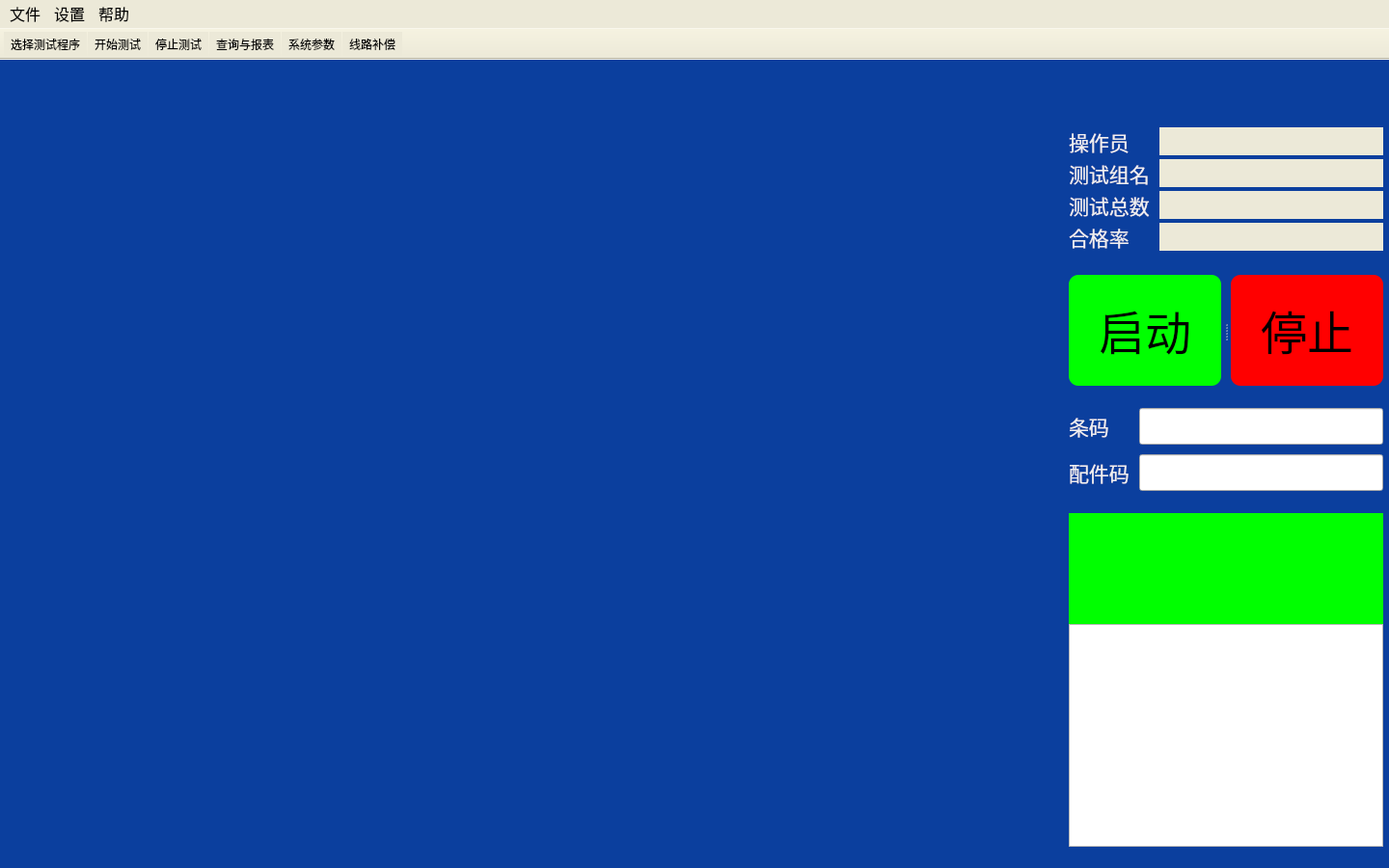
<?xml version="1.0" encoding="UTF-8"?>
<ui version="4.0">
 <class>MainWindow</class>
 <widget class="QMainWindow" name="MainWindow">
  <property name="geometry">
   <rect>
    <x>0</x>
    <y>0</y>
    <width>1440</width>
    <height>900</height>
   </rect>
  </property>
  <property name="sizePolicy">
   <sizepolicy hsizetype="Expanding" vsizetype="Expanding">
    <horstretch>0</horstretch>
    <verstretch>0</verstretch>
   </sizepolicy>
  </property>
  <property name="windowTitle">
   <string>安全性能综合测试系统 V1.0.18 2018-07-10</string>
  </property>
  <property name="windowIcon">
   <iconset>
    <normaloff>ICO/SNOW.ICO</normaloff>ICO/SNOW.ICO</iconset>
  </property>
  <property name="styleSheet">
   <string notr="true">QMainWindow
{
background-color: rgb(11,63,158);
}
QHBoxLayout
{
border:1px;
}
QListView
{
background-color:transparent;
}</string>
  </property>
  <widget class="QWidget" name="centralwidget">
   <property name="sizePolicy">
    <sizepolicy hsizetype="Expanding" vsizetype="Expanding">
     <horstretch>0</horstretch>
     <verstretch>0</verstretch>
    </sizepolicy>
   </property>
   <layout class="QVBoxLayout" name="verticalLayout_3">
    <property name="spacing">
     <number>0</number>
    </property>
    <property name="leftMargin">
     <number>0</number>
    </property>
    <property name="topMargin">
     <number>0</number>
    </property>
    <property name="rightMargin">
     <number>0</number>
    </property>
    <property name="bottomMargin">
     <number>0</number>
    </property>
    <item>
     <layout class="QVBoxLayout" name="verticalLayout" stretch="0,0">
      <property name="spacing">
       <number>0</number>
      </property>
      <item>
       <layout class="QHBoxLayout" name="horizontalLayout_2" stretch="10,3">
        <property name="spacing">
         <number>20</number>
        </property>
        <property name="leftMargin">
         <number>0</number>
        </property>
        <property name="rightMargin">
         <number>6</number>
        </property>
        <item>
         <widget class="QListView" name="listView">
          <property name="focusPolicy">
           <enum>Qt::StrongFocus</enum>
          </property>
          <property name="frameShape">
           <enum>QFrame::NoFrame</enum>
          </property>
          <property name="verticalScrollBarPolicy">
           <enum>Qt::ScrollBarAlwaysOff</enum>
          </property>
          <property name="horizontalScrollBarPolicy">
           <enum>Qt::ScrollBarAlwaysOff</enum>
          </property>
          <property name="sizeAdjustPolicy">
           <enum>QAbstractScrollArea::AdjustToContents</enum>
          </property>
          <property name="selectionMode">
           <enum>QAbstractItemView::NoSelection</enum>
          </property>
          <property name="resizeMode">
           <enum>QListView::Adjust</enum>
          </property>
          <property name="layoutMode">
           <enum>QListView::Batched</enum>
          </property>
         </widget>
        </item>
        <item>
         <layout class="QVBoxLayout" name="verticalLayout_59" stretch="1,1,1,1,1,5,1,1,1,15">
          <property name="spacing">
           <number>0</number>
          </property>
          <item>
           <spacer name="verticalSpacer_5">
            <property name="orientation">
             <enum>Qt::Vertical</enum>
            </property>
            <property name="sizeHint" stdset="0">
             <size>
              <width>20</width>
              <height>40</height>
             </size>
            </property>
           </spacer>
          </item>
          <item>
           <widget class="QLabel" name="label">
            <property name="enabled">
             <bool>true</bool>
            </property>
            <property name="sizePolicy">
             <sizepolicy hsizetype="Expanding" vsizetype="Expanding">
              <horstretch>36</horstretch>
              <verstretch>15</verstretch>
             </sizepolicy>
            </property>
            <property name="text">
             <string/>
            </property>
            <property name="pixmap">
             <pixmap resource="image.qrc">:/resource/logo_透明4.png</pixmap>
            </property>
            <property name="scaledContents">
             <bool>true</bool>
            </property>
           </widget>
          </item>
          <item>
           <spacer name="verticalSpacer">
            <property name="orientation">
             <enum>Qt::Vertical</enum>
            </property>
            <property name="sizeHint" stdset="0">
             <size>
              <width>20</width>
              <height>40</height>
             </size>
            </property>
           </spacer>
          </item>
          <item>
           <layout class="QGridLayout" name="gridLayout" columnstretch="1,10">
            <property name="horizontalSpacing">
             <number>10</number>
            </property>
            <property name="verticalSpacing">
             <number>1</number>
            </property>
            <item row="3" column="1">
             <widget class="QLabel" name="label_25">
              <property name="sizePolicy">
               <sizepolicy hsizetype="Expanding" vsizetype="Fixed">
                <horstretch>0</horstretch>
                <verstretch>0</verstretch>
               </sizepolicy>
              </property>
              <property name="font">
               <font>
                <family>微软雅黑</family>
                <pointsize>16</pointsize>
               </font>
              </property>
              <property name="styleSheet">
               <string notr="true">background-color: rgb(236, 233, 216);</string>
              </property>
              <property name="text">
               <string/>
              </property>
              <property name="alignment">
               <set>Qt::AlignCenter</set>
              </property>
             </widget>
            </item>
            <item row="1" column="0">
             <widget class="QLabel" name="label_7">
              <property name="sizePolicy">
               <sizepolicy hsizetype="Expanding" vsizetype="Fixed">
                <horstretch>0</horstretch>
                <verstretch>0</verstretch>
               </sizepolicy>
              </property>
              <property name="font">
               <font>
                <family>微软雅黑</family>
                <pointsize>16</pointsize>
               </font>
              </property>
              <property name="styleSheet">
               <string notr="true">color:rgb(239, 239, 241);</string>
              </property>
              <property name="text">
               <string>测试组名</string>
              </property>
             </widget>
            </item>
            <item row="0" column="0">
             <widget class="QLabel" name="label_5">
              <property name="sizePolicy">
               <sizepolicy hsizetype="Expanding" vsizetype="Fixed">
                <horstretch>0</horstretch>
                <verstretch>0</verstretch>
               </sizepolicy>
              </property>
              <property name="font">
               <font>
                <family>微软雅黑</family>
                <pointsize>16</pointsize>
               </font>
              </property>
              <property name="styleSheet">
               <string notr="true">color:rgb(239, 239, 241);</string>
              </property>
              <property name="text">
               <string>操作员</string>
              </property>
             </widget>
            </item>
            <item row="1" column="1">
             <widget class="QLabel" name="label_20">
              <property name="sizePolicy">
               <sizepolicy hsizetype="Expanding" vsizetype="Fixed">
                <horstretch>0</horstretch>
                <verstretch>0</verstretch>
               </sizepolicy>
              </property>
              <property name="font">
               <font>
                <family>微软雅黑</family>
                <pointsize>16</pointsize>
               </font>
              </property>
              <property name="styleSheet">
               <string notr="true">background-color: rgb(236, 233, 216);</string>
              </property>
              <property name="text">
               <string/>
              </property>
              <property name="alignment">
               <set>Qt::AlignCenter</set>
              </property>
             </widget>
            </item>
            <item row="2" column="0">
             <widget class="QLabel" name="label_15">
              <property name="sizePolicy">
               <sizepolicy hsizetype="Expanding" vsizetype="Fixed">
                <horstretch>0</horstretch>
                <verstretch>0</verstretch>
               </sizepolicy>
              </property>
              <property name="font">
               <font>
                <family>微软雅黑</family>
                <pointsize>16</pointsize>
               </font>
              </property>
              <property name="styleSheet">
               <string notr="true">color:rgb(239, 239, 241);</string>
              </property>
              <property name="text">
               <string>测试总数</string>
              </property>
             </widget>
            </item>
            <item row="0" column="1">
             <widget class="QLabel" name="label_18">
              <property name="sizePolicy">
               <sizepolicy hsizetype="Expanding" vsizetype="Fixed">
                <horstretch>0</horstretch>
                <verstretch>0</verstretch>
               </sizepolicy>
              </property>
              <property name="font">
               <font>
                <family>微软雅黑</family>
                <pointsize>16</pointsize>
               </font>
              </property>
              <property name="styleSheet">
               <string notr="true">background-color: rgb(236, 233, 216);</string>
              </property>
              <property name="text">
               <string/>
              </property>
              <property name="alignment">
               <set>Qt::AlignCenter</set>
              </property>
             </widget>
            </item>
            <item row="2" column="1">
             <widget class="QLabel" name="label_21">
              <property name="sizePolicy">
               <sizepolicy hsizetype="Expanding" vsizetype="Fixed">
                <horstretch>0</horstretch>
                <verstretch>0</verstretch>
               </sizepolicy>
              </property>
              <property name="font">
               <font>
                <family>微软雅黑</family>
                <pointsize>16</pointsize>
               </font>
              </property>
              <property name="styleSheet">
               <string notr="true">background-color: rgb(236, 233, 216);</string>
              </property>
              <property name="text">
               <string/>
              </property>
              <property name="alignment">
               <set>Qt::AlignCenter</set>
              </property>
             </widget>
            </item>
            <item row="3" column="0">
             <widget class="QLabel" name="label_16">
              <property name="sizePolicy">
               <sizepolicy hsizetype="Expanding" vsizetype="Fixed">
                <horstretch>0</horstretch>
                <verstretch>0</verstretch>
               </sizepolicy>
              </property>
              <property name="font">
               <font>
                <family>微软雅黑</family>
                <pointsize>16</pointsize>
               </font>
              </property>
              <property name="styleSheet">
               <string notr="true">color:rgb(239, 239, 241);</string>
              </property>
              <property name="text">
               <string>合格率</string>
              </property>
             </widget>
            </item>
           </layout>
          </item>
          <item>
           <spacer name="verticalSpacer_2">
            <property name="orientation">
             <enum>Qt::Vertical</enum>
            </property>
            <property name="sizeHint" stdset="0">
             <size>
              <width>20</width>
              <height>40</height>
             </size>
            </property>
           </spacer>
          </item>
          <item>
           <widget class="QSplitter" name="splitter">
            <property name="enabled">
             <bool>true</bool>
            </property>
            <property name="sizePolicy">
             <sizepolicy hsizetype="Preferred" vsizetype="Preferred">
              <horstretch>0</horstretch>
              <verstretch>0</verstretch>
             </sizepolicy>
            </property>
            <property name="styleSheet">
             <string notr="true">background-color: rgb(11,63,158);
</string>
            </property>
            <property name="orientation">
             <enum>Qt::Horizontal</enum>
            </property>
            <property name="opaqueResize">
             <bool>true</bool>
            </property>
            <property name="handleWidth">
             <number>10</number>
            </property>
            <widget class="QToolButton" name="toolButton">
             <property name="sizePolicy">
              <sizepolicy hsizetype="Expanding" vsizetype="Expanding">
               <horstretch>0</horstretch>
               <verstretch>0</verstretch>
              </sizepolicy>
             </property>
             <property name="font">
              <font>
               <family>微软雅黑</family>
               <pointsize>36</pointsize>
              </font>
             </property>
             <property name="styleSheet">
              <string notr="true">background-color: rgb(0, 255, 0);;
border-radius:10px;</string>
             </property>
             <property name="text">
              <string>启动</string>
             </property>
            </widget>
            <widget class="QToolButton" name="toolButton_2">
             <property name="sizePolicy">
              <sizepolicy hsizetype="Expanding" vsizetype="Expanding">
               <horstretch>0</horstretch>
               <verstretch>0</verstretch>
              </sizepolicy>
             </property>
             <property name="font">
              <font>
               <family>微软雅黑</family>
               <pointsize>36</pointsize>
              </font>
             </property>
             <property name="styleSheet">
              <string notr="true">background-color: rgb(255, 0, 0);
border-radius:10px;</string>
             </property>
             <property name="text">
              <string>停止</string>
             </property>
            </widget>
           </widget>
          </item>
          <item>
           <spacer name="verticalSpacer_3">
            <property name="orientation">
             <enum>Qt::Vertical</enum>
            </property>
            <property name="sizeHint" stdset="0">
             <size>
              <width>20</width>
              <height>40</height>
             </size>
            </property>
           </spacer>
          </item>
          <item>
           <layout class="QGridLayout" name="gridLayout_2">
            <property name="spacing">
             <number>10</number>
            </property>
            <item row="1" column="0">
             <widget class="QLabel" name="label_4">
              <property name="sizePolicy">
               <sizepolicy hsizetype="Preferred" vsizetype="Fixed">
                <horstretch>0</horstretch>
                <verstretch>0</verstretch>
               </sizepolicy>
              </property>
              <property name="font">
               <font>
                <family>微软雅黑</family>
                <pointsize>16</pointsize>
               </font>
              </property>
              <property name="styleSheet">
               <string notr="true">color:rgb(239, 239, 241);</string>
              </property>
              <property name="text">
               <string>配件码</string>
              </property>
             </widget>
            </item>
            <item row="1" column="1">
             <widget class="QLineEdit" name="lineEdit_2">
              <property name="enabled">
               <bool>true</bool>
              </property>
              <property name="sizePolicy">
               <sizepolicy hsizetype="Expanding" vsizetype="Fixed">
                <horstretch>0</horstretch>
                <verstretch>0</verstretch>
               </sizepolicy>
              </property>
              <property name="font">
               <font>
                <family>微软雅黑</family>
                <pointsize>16</pointsize>
               </font>
              </property>
              <property name="styleSheet">
               <string notr="true"/>
              </property>
             </widget>
            </item>
            <item row="0" column="0">
             <widget class="QLabel" name="label_3">
              <property name="sizePolicy">
               <sizepolicy hsizetype="Preferred" vsizetype="Fixed">
                <horstretch>0</horstretch>
                <verstretch>0</verstretch>
               </sizepolicy>
              </property>
              <property name="font">
               <font>
                <family>微软雅黑</family>
                <pointsize>16</pointsize>
               </font>
              </property>
              <property name="styleSheet">
               <string notr="true">color:rgb(239, 239, 241);</string>
              </property>
              <property name="text">
               <string>条码</string>
              </property>
             </widget>
            </item>
            <item row="0" column="1">
             <widget class="QLineEdit" name="lineEdit">
              <property name="sizePolicy">
               <sizepolicy hsizetype="Expanding" vsizetype="Fixed">
                <horstretch>0</horstretch>
                <verstretch>0</verstretch>
               </sizepolicy>
              </property>
              <property name="font">
               <font>
                <family>微软雅黑</family>
                <pointsize>16</pointsize>
               </font>
              </property>
              <property name="styleSheet">
               <string notr="true"/>
              </property>
             </widget>
            </item>
           </layout>
          </item>
          <item>
           <spacer name="verticalSpacer_4">
            <property name="orientation">
             <enum>Qt::Vertical</enum>
            </property>
            <property name="sizeHint" stdset="0">
             <size>
              <width>13</width>
              <height>40</height>
             </size>
            </property>
           </spacer>
          </item>
          <item>
           <layout class="QVBoxLayout" name="verticalLayout_2" stretch="1,2">
            <item>
             <widget class="QLabel" name="label_17">
              <property name="sizePolicy">
               <sizepolicy hsizetype="Expanding" vsizetype="Expanding">
                <horstretch>0</horstretch>
                <verstretch>0</verstretch>
               </sizepolicy>
              </property>
              <property name="font">
               <font>
                <pointsize>70</pointsize>
               </font>
              </property>
              <property name="styleSheet">
               <string notr="true">background-color: rgb(0, 255, 0);</string>
              </property>
              <property name="text">
               <string/>
              </property>
              <property name="alignment">
               <set>Qt::AlignCenter</set>
              </property>
             </widget>
            </item>
            <item>
             <widget class="QtCharts::QChartView" name="graphicsView"/>
            </item>
           </layout>
          </item>
         </layout>
        </item>
       </layout>
      </item>
      <item>
       <widget class="QFrame" name="frame">
        <property name="styleSheet">
         <string notr="true">QFrame
{
border:0px;
}</string>
        </property>
        <property name="frameShape">
         <enum>QFrame::Panel</enum>
        </property>
        <property name="frameShadow">
         <enum>QFrame::Raised</enum>
        </property>
        <layout class="QHBoxLayout" name="horizontalLayout">
         <property name="spacing">
          <number>6</number>
         </property>
         <property name="leftMargin">
          <number>10</number>
         </property>
         <property name="topMargin">
          <number>0</number>
         </property>
         <property name="rightMargin">
          <number>0</number>
         </property>
         <property name="bottomMargin">
          <number>0</number>
         </property>
         <item>
          <widget class="QLabel" name="label_2">
           <property name="font">
            <font>
             <family>微软雅黑</family>
             <pointsize>12</pointsize>
            </font>
           </property>
           <property name="styleSheet">
            <string notr="true">color:rgb(239, 239, 241);</string>
           </property>
           <property name="text">
            <string/>
           </property>
           <property name="alignment">
            <set>Qt::AlignCenter</set>
           </property>
          </widget>
         </item>
         <item>
          <widget class="QLabel" name="label_6">
           <property name="font">
            <font>
             <family>微软雅黑</family>
             <pointsize>12</pointsize>
            </font>
           </property>
           <property name="styleSheet">
            <string notr="true">color:rgb(239, 239, 241);</string>
           </property>
           <property name="text">
            <string/>
           </property>
           <property name="alignment">
            <set>Qt::AlignCenter</set>
           </property>
          </widget>
         </item>
         <item>
          <widget class="QLabel" name="label_8">
           <property name="font">
            <font>
             <family>微软雅黑</family>
             <pointsize>12</pointsize>
            </font>
           </property>
           <property name="styleSheet">
            <string notr="true">color:rgb(239, 239, 241);</string>
           </property>
           <property name="text">
            <string/>
           </property>
           <property name="alignment">
            <set>Qt::AlignCenter</set>
           </property>
          </widget>
         </item>
        </layout>
       </widget>
      </item>
     </layout>
    </item>
   </layout>
  </widget>
  <widget class="QToolBar" name="toolBar">
   <property name="windowTitle">
    <string>toolBar</string>
   </property>
   <property name="layoutDirection">
    <enum>Qt::LeftToRight</enum>
   </property>
   <property name="autoFillBackground">
    <bool>false</bool>
   </property>
   <property name="styleSheet">
    <string notr="true">background-color:rgb(236,233,216);
</string>
   </property>
   <property name="movable">
    <bool>false</bool>
   </property>
   <property name="allowedAreas">
    <set>Qt::TopToolBarArea</set>
   </property>
   <property name="iconSize">
    <size>
     <width>60</width>
     <height>40</height>
    </size>
   </property>
   <property name="toolButtonStyle">
    <enum>Qt::ToolButtonIconOnly</enum>
   </property>
   <property name="floatable">
    <bool>true</bool>
   </property>
   <attribute name="toolBarArea">
    <enum>TopToolBarArea</enum>
   </attribute>
   <attribute name="toolBarBreak">
    <bool>false</bool>
   </attribute>
   <addaction name="actionGroup"/>
   <addaction name="actionTest"/>
   <addaction name="actionStop"/>
   <addaction name="actionReport"/>
   <addaction name="actionSystem"/>
   <addaction name="actionSelfCheck"/>
  </widget>
  <widget class="QMenuBar" name="menubar">
   <property name="geometry">
    <rect>
     <x>0</x>
     <y>0</y>
     <width>1440</width>
     <height>27</height>
    </rect>
   </property>
   <property name="font">
    <font>
     <family>微软雅黑</family>
     <pointsize>12</pointsize>
    </font>
   </property>
   <property name="styleSheet">
    <string notr="true">background-color: rgb(236, 233, 216);</string>
   </property>
   <widget class="QMenu" name="menu">
    <property name="geometry">
     <rect>
      <x>180</x>
      <y>136</y>
      <width>170</width>
      <height>155</height>
     </rect>
    </property>
    <property name="font">
     <font>
      <family>微软雅黑</family>
      <pointsize>12</pointsize>
     </font>
    </property>
    <property name="title">
     <string>文件</string>
    </property>
    <addaction name="actionGroup"/>
    <addaction name="separator"/>
    <addaction name="actionReport"/>
    <addaction name="separator"/>
    <addaction name="actionExit"/>
   </widget>
   <widget class="QMenu" name="menu_2">
    <property name="font">
     <font>
      <family>微软雅黑</family>
      <pointsize>12</pointsize>
     </font>
    </property>
    <property name="title">
     <string>设置</string>
    </property>
    <addaction name="actionClear"/>
    <addaction name="actionSystem"/>
   </widget>
   <widget class="QMenu" name="menu_3">
    <property name="font">
     <font>
      <family>微软雅黑</family>
      <pointsize>12</pointsize>
     </font>
    </property>
    <property name="title">
     <string>帮助</string>
    </property>
    <addaction name="actionRegister"/>
    <addaction name="actionAbout"/>
   </widget>
   <addaction name="menu"/>
   <addaction name="menu_2"/>
   <addaction name="menu_3"/>
  </widget>
  <action name="actionTest">
   <property name="enabled">
    <bool>true</bool>
   </property>
   <property name="icon">
    <iconset resource="image.qrc">
     <normaloff>:/resource/开始_绿.png</normaloff>:/resource/开始_绿.png</iconset>
   </property>
   <property name="text">
    <string>开始测试</string>
   </property>
   <property name="iconVisibleInMenu">
    <bool>true</bool>
   </property>
  </action>
  <action name="actionStop">
   <property name="icon">
    <iconset resource="image.qrc">
     <normaloff>:/resource/停.png</normaloff>:/resource/停.png</iconset>
   </property>
   <property name="text">
    <string>停止测试</string>
   </property>
   <property name="toolTip">
    <string>停止测试</string>
   </property>
  </action>
  <action name="actionPause">
   <property name="icon">
    <iconset resource="image.qrc">
     <normaloff>:/resource/pause18.png</normaloff>:/resource/pause18.png</iconset>
   </property>
   <property name="text">
    <string>暂停</string>
   </property>
  </action>
  <action name="actionContinue">
   <property name="icon">
    <iconset resource="image.qrc">
     <normaloff>:/resource/继续.png</normaloff>:/resource/继续.png</iconset>
   </property>
   <property name="text">
    <string>继续</string>
   </property>
  </action>
  <action name="actionStep">
   <property name="icon">
    <iconset resource="image.qrc">
     <normaloff>:/resource/单步继续.png</normaloff>:/resource/单步继续.png</iconset>
   </property>
   <property name="text">
    <string>单步继续</string>
   </property>
  </action>
  <action name="actionGroup">
   <property name="icon">
    <iconset resource="image.qrc">
     <normaloff>:/resource/选择.png</normaloff>:/resource/选择.png</iconset>
   </property>
   <property name="text">
    <string>选择测试程序</string>
   </property>
   <property name="toolTip">
    <string>选择测试程序</string>
   </property>
  </action>
  <action name="actionReport">
   <property name="icon">
    <iconset resource="image.qrc">
     <normaloff>:/resource/stats.png</normaloff>:/resource/stats.png</iconset>
   </property>
   <property name="text">
    <string>查询与报表</string>
   </property>
  </action>
  <action name="actionPrint">
   <property name="icon">
    <iconset resource="image.qrc">
     <normaloff>:/resource/printer.png</normaloff>:/resource/printer.png</iconset>
   </property>
   <property name="text">
    <string>打印</string>
   </property>
  </action>
  <action name="actionExit">
   <property name="icon">
    <iconset resource="image.qrc">
     <normaloff>:/resource/退出.png</normaloff>:/resource/退出.png</iconset>
   </property>
   <property name="text">
    <string>退出</string>
   </property>
  </action>
  <action name="actionRole">
   <property name="icon">
    <iconset resource="image.qrc">
     <normaloff>:/resource/barscode3.png</normaloff>:/resource/barscode3.png</iconset>
   </property>
   <property name="text">
    <string>编码规则</string>
   </property>
  </action>
  <action name="actionUser">
   <property name="icon">
    <iconset resource="image.qrc">
     <normaloff>:/resource/2018-01-18_161527.png</normaloff>:/resource/2018-01-18_161527.png</iconset>
   </property>
   <property name="text">
    <string>用户管理</string>
   </property>
  </action>
  <action name="actionConfig">
   <property name="icon">
    <iconset resource="image.qrc">
     <normaloff>:/resource/gear9.png</normaloff>:/resource/gear9.png</iconset>
   </property>
   <property name="text">
    <string>参数设置</string>
   </property>
  </action>
  <action name="actionGroup_2">
   <property name="icon">
    <iconset resource="image.qrc">
     <normaloff>:/resource/2017-05-20_141807.png</normaloff>:/resource/2017-05-20_141807.png</iconset>
   </property>
   <property name="text">
    <string>程序编辑</string>
   </property>
  </action>
  <action name="actionRange">
   <property name="icon">
    <iconset resource="image.qrc">
     <normaloff>:/resource/range.png</normaloff>:/resource/range.png</iconset>
   </property>
   <property name="text">
    <string>量程设置</string>
   </property>
  </action>
  <action name="actionClear">
   <property name="icon">
    <iconset resource="image.qrc">
     <normaloff>:/resource/refresh-32.png</normaloff>:/resource/refresh-32.png</iconset>
   </property>
   <property name="text">
    <string>清空合格率</string>
   </property>
  </action>
  <action name="actionAbout">
   <property name="text">
    <string>关于</string>
   </property>
  </action>
  <action name="actionRegister">
   <property name="icon">
    <iconset resource="image.qrc">
     <normaloff>:/resource/sign-up.png</normaloff>:/resource/sign-up.png</iconset>
   </property>
   <property name="text">
    <string>注册</string>
   </property>
  </action>
  <action name="actionSelfCheck">
   <property name="icon">
    <iconset resource="image.qrc">
     <normaloff>:/resource/自检.png</normaloff>:/resource/自检.png</iconset>
   </property>
   <property name="text">
    <string>线路补偿</string>
   </property>
  </action>
  <action name="actionFile">
   <property name="icon">
    <iconset resource="image.qrc">
     <normaloff>:/resource/006.png</normaloff>:/resource/006.png</iconset>
   </property>
   <property name="text">
    <string>文件管理</string>
   </property>
   <property name="toolTip">
    <string>文件管理</string>
   </property>
  </action>
  <action name="actionSystem">
   <property name="icon">
    <iconset resource="image.qrc">
     <normaloff>:/resource/gear9.png</normaloff>:/resource/gear9.png</iconset>
   </property>
   <property name="text">
    <string>系统参数</string>
   </property>
   <property name="toolTip">
    <string>系统参数</string>
   </property>
  </action>
  <action name="actionSenior">
   <property name="icon">
    <iconset resource="image.qrc">
     <normaloff>:/resource/font-409.png</normaloff>:/resource/font-409.png</iconset>
   </property>
   <property name="text">
    <string>高级</string>
   </property>
   <property name="toolTip">
    <string>高级</string>
   </property>
  </action>
 </widget>
 <customwidgets>
  <customwidget>
   <class>QtCharts::QChartView</class>
   <extends>QGraphicsView</extends>
   <header>qchartview.h</header>
  </customwidget>
 </customwidgets>
 <resources>
  <include location="image.qrc"/>
 </resources>
 <connections>
  <connection>
   <sender>actionExit</sender>
   <signal>triggered()</signal>
   <receiver>MainWindow</receiver>
   <slot>close()</slot>
   <hints>
    <hint type="sourcelabel">
     <x>-1</x>
     <y>-1</y>
    </hint>
    <hint type="destinationlabel">
     <x>719</x>
     <y>449</y>
    </hint>
   </hints>
  </connection>
 </connections>
</ui>
